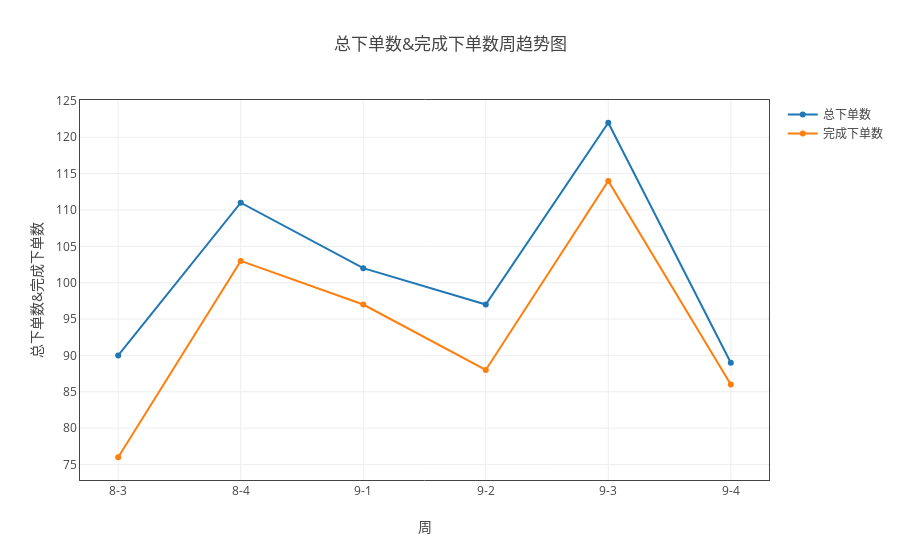

The notebook cell saved with this chart:
### Markdown cell above
#### 总下单数和完成下单数

### Code cell
##myModule.format(数据矩阵 ,区分依据,横坐标（例如日期、负责人）,需要统计的列名（例如总下单数）)
#例如：
#ss=myModule.format(all_dict ,"日期" ,['负责人'])
#tt.plot('line')
ss=myModule.format(all_dict ,"日期" ,['总下单数','完成下单数'])
tt = myModule.myPlot(ss.groupby('sum'))
tt.plot('line')

### Figure 1 — Plotly figure (JSON) as saved in the notebook; plotly's stock layout.template omitted (floating-point values rounded to 4 significant figures)
{"data": [{"name": "总下单数", "type": "scatter", "uid": "4658b1ee-cb6f-11e8-8af7-509a4c0f1ffc", "x": ["8-3", "8-4", "9-1", "9-2", "9-3", "9-4"], "y": [90, 111, 102, 97, 122, 89]}, {"name": "完成下单数", "type": "scatter", "uid": "4658b1ef-cb6f-11e8-b5ee-509a4c0f1ffc", "x": ["8-3", "8-4", "9-1", "9-2", "9-3", "9-4"], "y": [76, 103, 97, 88, 114, 86]}], "layout": {"title": "总下单数&完成下单数周趋势图", "xaxis": {"mirror": "all", "nticks": 20, "showgrid": true, "showline": true, "title": "周", "zeroline": true}, "yaxis": {"mirror": "all", "nticks": 20, "showgrid": true, "showline": true, "title": "总下单数&完成下单数", "zeroline": true}}}
